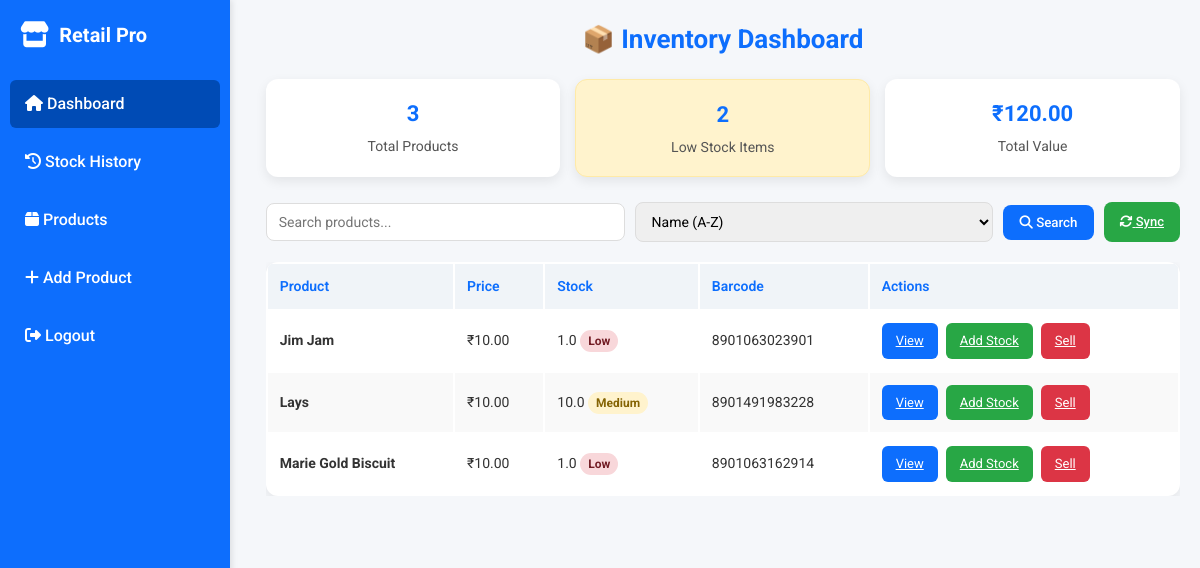
The page /inventory/ (signed in) on the database its author committed.
### Product/models.py (models this page shows, shortened)
class Product(models.Model):
    UNIT_CHOICES = [
        ('Gram', 'Gram'),
        ('Kg', 'Kg'),
        ('Liter', 'Liter'),
        ('Piece', 'Piece'),
    ]
    name = models.CharField(max_length=100)
    price = models.DecimalField(max_digits=10, decimal_places=2)
    quantity = models.FloatField()
    unit = models.CharField(max_length=10, choices=UNIT_CHOICES, default='Piece')
    barcode_number = models.CharField(max_length=50, unique=True, default="000000", null=True)
    barcode_image = models.ImageField(upload_to='barcode/', null=True, blank=True)
    description = models.TextField(blank=True, null=True)  # optional description

### Inventory/views_enhanced.py (the view)
# urls.py: path('', dashboard, name='dashboard'),
@login_required
def dashboard(request):
    search_query = request.GET.get('search', '')
    sort_by = request.GET.get('sort', 'name')
    products = Product.objects.all()
    if search_query:
        products = products.filter(
            Q(name__icontains=search_query) |
            Q(barcode_number__icontains=search_query)
        )
    valid_sorts = {
        'name': 'name',
        'price': 'price',
        'quantity': 'quantity',
        'price_desc': '-price',
        'quantity_desc': '-quantity'
    }
    if sort_by in valid_sorts:
        products = products.order_by(valid_sorts[sort_by])
    paginator = Paginator(products, 20)
    page_number = request.GET.get('page')
    page_obj = paginator.get_page(page_number)
    low_stock_threshold = 5
    low_stock_products = products.filter(quantity__lt=low_stock_threshold)
    total_value = sum(float(product.price) * float(product.quantity) for product in products)
    context = {
        'page_obj': page_obj,
        'search_query': search_query,
        'sort_by': sort_by,
        'low_stock_count': low_stock_products.count(),
        'total_value': total_value,
        'stock_adjustment_form': StockAdjustmentForm()
    }
    return render(request, "Inventory/dashboard.html", context)

### Inventory/forms.py (shortened to what this page needs)
class StockAdjustmentForm(forms.Form):
    quantity = forms.IntegerField(
        min_value=1,
        widget=forms.NumberInput(attrs={
            'class': 'form-control',
            'placeholder': 'Enter quantity'
        })
    )
    note = forms.CharField(
        required=False,
        widget=forms.TextInput(attrs={
            'class': 'form-control',
            'placeholder': 'Optional note'
        })
    )

### Inventory/templates/Inventory/dashboard.html (shortened to what this page needs)
<!DOCTYPE html>
<html lang="en">
<head>
<link rel="stylesheet" href="https://cdnjs.cloudflare.com/ajax/libs/font-awesome/6.5.0/css/all.min.css">
</head>
<body>
<div class="sidebar" id="sidebar">
    <div class="brand"><i class="fa-solid fa-store"></i><span class="brand-name">Retail Pro</span></div>
    <a href="{% url 'Inventory:dashboard' %}" class="active"><i class="fa fa-home"></i> Dashboard</a>
    <a href="{% url 'Inventory:stock_history' %}"><i class="fa fa-history"></i> Stock History</a>
    <a href="{% url 'Product:product_list' %}"><i class="fa fa-box"></i> Products</a>
    <a href="{% url 'Product:barcode_generate' %}"><i class="fa fa-plus"></i> Add Product</a>
    <a href="{% url 'logout' %}"><i class="fa fa-sign-out-alt"></i> Logout</a>
</div>
<button class="menu-btn" onclick="toggleSidebar()"></button>
<div class="main-content">
    <h1>📦 Inventory Dashboard</h1>
    <div class="stats-cards">
        <div class="stat-card"><h3>{{ page_obj.paginator.count }}</h3><p>Total Products</p></div>
        <div class="stat-card {% if low_stock_count > 0 %}low-stock{% endif %}"><h3>{{ low_stock_count }}</h3><p>Low Stock Items</p></div>
        <div class="stat-card"><h3>₹{{ total_value|floatformat:2 }}</h3><p>Total Value</p></div>
    </div>
    <form method="get" class="search-bar">
        <input type="text" name="search" placeholder="Search products..." value="{{ search_query }}">
        <select name="sort">
            <option value="name" {% if sort_by == 'name' %}selected{% endif %}>Name (A-Z)</option>
        </select>
        <button type="submit"><i class="fa fa-search"></i> Search</button>
        <a href="{% url 'Inventory:sync_Inventory' %}" class="btn btn-success"><i class="fa fa-sync"></i> Sync</a>
    </form>
    <div class="table-container">
        <table>
            <thead><tr><th>Product</th><th>Price</th><th>Stock</th><th>Barcode</th><th>Actions</th></tr></thead>
            <tbody>
            {% for product in page_obj %}
                <tr>
                    <td><strong>{{ product.name }}</strong><br>
                    </td>
                    <td>₹{{ product.price }}</td>
                    <td>
                        {{ product.quantity }}
                        {% if product.quantity < 5 %}<span class="stock-level stock-low">Low</span>
                        {% elif product.quantity < 20 %}<span class="stock-level stock-medium">Medium</span>
                        {% else %}<span class="stock-level stock-high">High</span>{% endif %}
                    </td>
                    <td>{{ product.barcode_number }}</td>
                    <td class="action-buttons">
                        <a href="{% url 'Product:product_list' %}" class="btn btn-primary">View</a>
                        <a href="{% url 'Product:product_edit' product.pk %}" class="btn btn-success">Add Stock</a>
                        <a href="{% url 'Product:product_edit' product.pk %}" class="btn btn-danger">Sell</a>
                    </td>
                </tr>
            {% empty %}
                <tr><td colspan="5" style="text-align:center;padding:30px;">
                    No products found. <a href="{% url 'Product:barcode_generate' %}">Add your first product</a>
                </td></tr>
            {% endfor %}
            </tbody>
        </table>
    </div>
</div>
</body>
</html>

### Inventory/templates/Inventory/dashboard.html (style rules this page uses)
* { margin:0;padding:0;box-sizing:border-box;font-family:'Roboto',sans-serif; }
body { background:#f5f7fa;color:#333;line-height:1.5;display:flex; }
.sidebar { position:fixed;top:0;left:0;height:100%;width:230px; background:#0d6efd;color:#fff; display:flex;flex-direction:column;align-items:flex-start; padding:20px 10px;z-index:1000; box-shadow:2px 0 6px rgba(0,0,0,0.1); transition:transform 0.3s ease; }
.sidebar .brand { display:flex;align-items:center;gap:10px;margin-bottom:30px;width:100%;padding:0 10px; }
.sidebar .brand i { font-size:26px; }
.sidebar .brand-name { font-weight:700;font-size:20px; }
.sidebar a { display:block; width:100%; padding:12px 15px; margin-bottom:10px; color:#fff; font-weight:500; border-radius:6px; transition:background 0.2s; text-decoration:none; }
.sidebar a.active { background:#004bb5; }
.main-content { margin-left:230px;padding:20px;width:100%; }
h1 { text-align:center;font-size:26px;color:#0d6efd;margin-bottom:20px; }
.stats-cards { display:grid;grid-template-columns:repeat(auto-fit,minmax(160px,1fr)); gap:15px;margin-bottom:25px; }
.stat-card { background:#fff;padding:18px;border-radius:12px; box-shadow:0 4px 12px rgba(0,0,0,0.08); text-align:center;transition:transform 0.2s; }
.stat-card h3 { font-size:22px;color:#0d6efd; }
.stat-card p { font-size:14px;color:#555;margin-top:6px; }
.low-stock { background:#fff3cd;border:1px solid #ffeaa7; }
.search-bar { display:flex;flex-wrap:wrap;gap:10px;align-items:center;margin-bottom:20px; }
.search-bar input,.search-bar select { flex:1;min-width:140px;padding:10px 12px; border:1px solid #ddd;border-radius:8px;font-size:14px; }
.search-bar button,.search-bar .btn-success { padding:10px 16px;border:none;border-radius:8px; font-weight:500;cursor:pointer;transition:0.2s; }
.search-bar button { background:#0d6efd;color:#fff; }
.search-bar .btn-success { background:#28a745;color:#fff; }
.table-container { overflow-x:auto;margin-bottom:25px; }
table { width:100%;border-radius:12px;overflow:hidden; box-shadow:0 4px 12px rgba(0,0,0,0.08);background:#fff; }
th,td { padding:12px;text-align:left;font-size:14px; }
th { background:#f0f4f8;color:#0d6efd;font-weight:600; }
tr:nth-child(even) { background:#f9f9f9; }
.stock-level { padding:4px 8px;border-radius:12px;font-size:12px;font-weight:700; }
.stock-medium { background:#fff3cd;color:#856404; }
.stock-low { background:#f8d7da;color:#721c24; }
.action-buttons { display:flex;gap:8px;flex-wrap:wrap; }
.btn { padding:8px 14px;border-radius:6px;border:none;font-size:13px;cursor:pointer;transition:0.2s; }
.btn-primary { background:#0d6efd;color:#fff; }
.btn-danger { background:#dc3545;color:#fff; }
.btn-success { background:#28a745;color:#fff; }

### rows shown on the page
Product: name "Jim Jam", price "10.00", quantity "1.0", shows "Low", barcode_number "8901063023901"
Product: name "Lays", price "10.00", quantity "10.0", shows "Medium", barcode_number "8901491983228"
Product: name "Marie Gold Biscuit", price "10.00", quantity "1.0", shows "Low", barcode_number "8901063162914"

### other values the page prints
{{ page_obj.paginator.count }} "3"
{{ low_stock_count }} "2"
{{ total_value|floatformat:2 }} "120.00"
